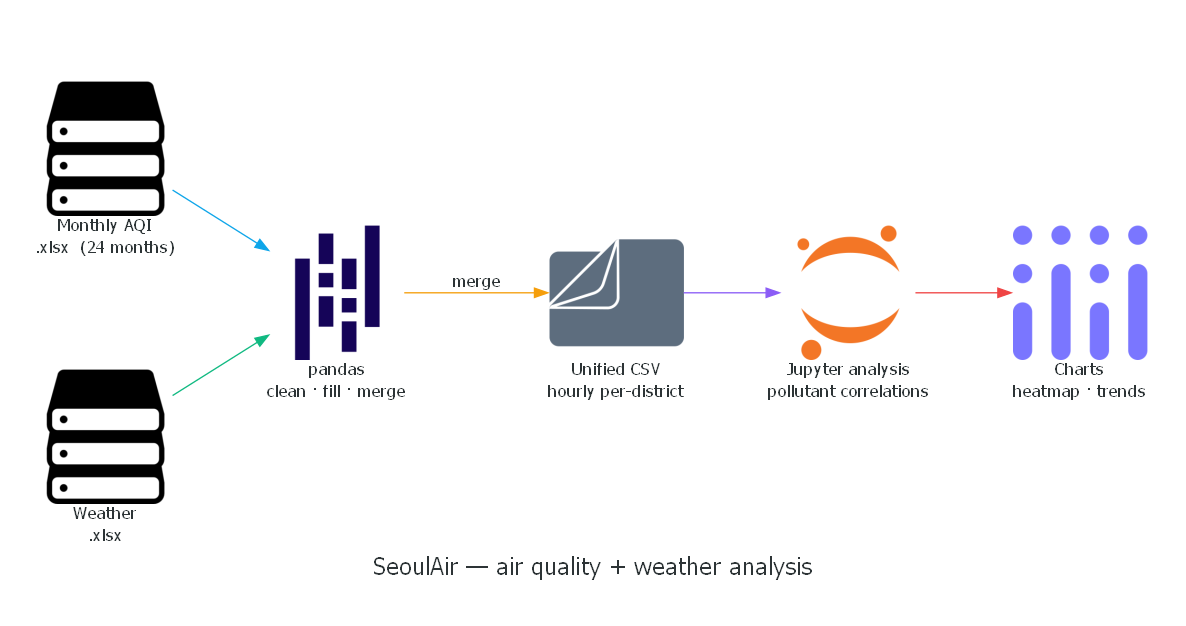

Here is the Python script that generated this plot:
"""Render the SeoulAir 'how it works' flowchart.

Run from this directory:  python howitworks.py
Deps:  pip install diagrams cairosvg   (and Graphviz on PATH)
"""
import os
from diagrams import Diagram, Edge
from diagrams.generic.storage import Storage
from diagrams.custom import Custom

ICONS = os.path.normpath(os.path.join(os.path.dirname(__file__), "..", "..", "_diagram_icons"))


def icon(name: str) -> str:
    return os.path.join(ICONS, f"{name}.png")


graph_attr = {"fontsize": "18", "bgcolor": "white", "pad": "0.4",
              "splines": "spline", "nodesep": "0.7", "ranksep": "1.0"}
node_attr = {"fontsize": "13"}
edge_attr = {"fontsize": "11"}

with Diagram(
    "SeoulAir — air quality + weather analysis",
    filename="howitworks",
    direction="LR",
    show=False,
    graph_attr=graph_attr,
    node_attr=node_attr,
    edge_attr=edge_attr,
):
    aqi = Storage("Monthly AQI\n.xlsx  (24 months)")
    weather = Storage("Weather\n.xlsx")

    process = Custom("pandas\nclean · fill · merge", icon("pandas"))
    unified = Custom("Unified CSV\nhourly per-district", icon("files"))
    notebook = Custom("Jupyter analysis\npollutant correlations", icon("jupyter"))
    charts = Custom("Charts\nheatmap · trends", icon("plotly"))

    aqi >> Edge(color="#0ea5e9") >> process
    weather >> Edge(color="#10b981") >> process
    process >> Edge(color="#f59e0b", label="merge") >> unified
    unified >> Edge(color="#8b5cf6") >> notebook
    notebook >> Edge(color="#ef4444") >> charts
